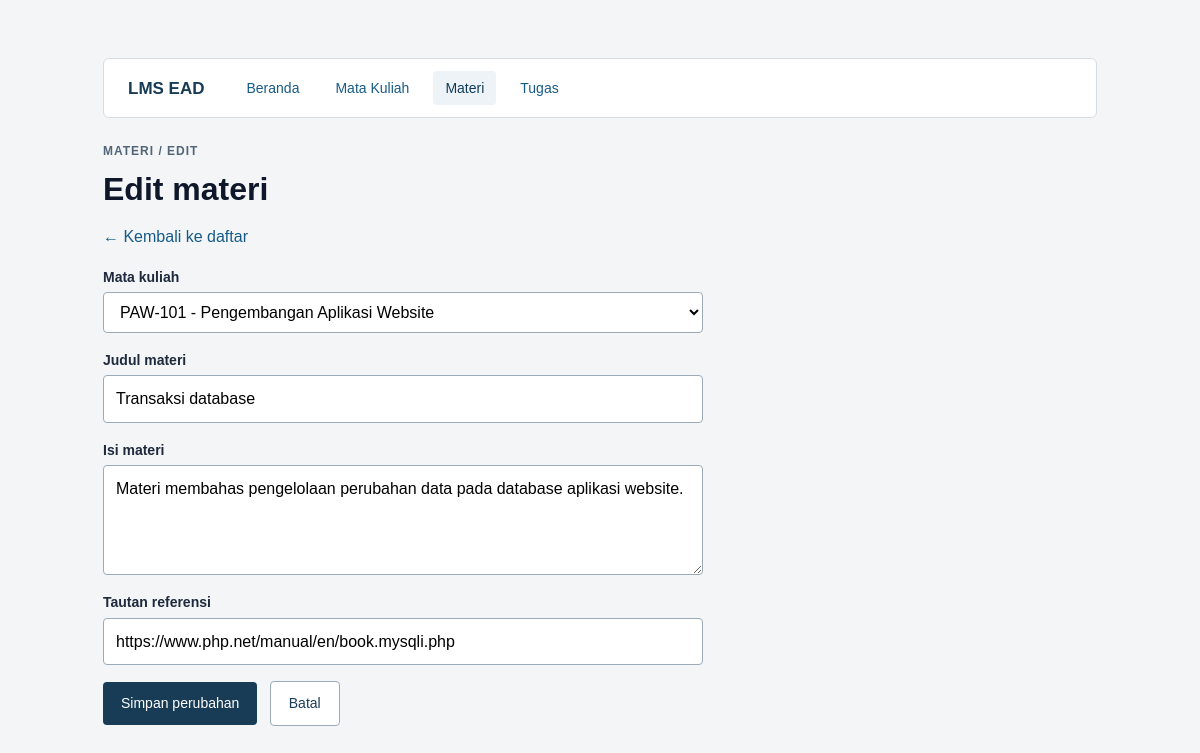
Screenshot of /edit_materi.php?id=2 with the database file from the repository.
### tables this page shows
CREATE TABLE materi (
    id INT UNSIGNED AUTO_INCREMENT PRIMARY KEY,
    mata_kuliah_id INT UNSIGNED NOT NULL,
    judul VARCHAR(150) NOT NULL,
    isi TEXT NOT NULL,
    tautan VARCHAR(255) NOT NULL,
    FOREIGN KEY (mata_kuliah_id)
        REFERENCES mata_kuliah(id) ON DELETE RESTRICT
);

CREATE TABLE mata_kuliah (
    id INT UNSIGNED AUTO_INCREMENT PRIMARY KEY,
    kode VARCHAR(20) NOT NULL UNIQUE,
    nama VARCHAR(100) NOT NULL,
    dosen VARCHAR(100) NOT NULL,
    semester TINYINT UNSIGNED NOT NULL
);

### koneksi.php (called while the page is built, shortened)
<?php
function e($string) {
    return htmlspecialchars((string)$string, ENT_QUOTES, 'UTF-8');
}

### edit_materi.php (the view, shortened to what this page needs)
<?php
require 'koneksi.php';
$id = (int) ($_GET['id'] ?? 0);
$stmt = $conn->prepare("SELECT * FROM materi WHERE id = ?");
$stmt->bind_param('i', $id);
$stmt->execute();
$hasil = $stmt->get_result();
$materi = $hasil->fetch_assoc();
$res_mk = mysqli_query($conn, "SELECT id, kode, nama FROM mata_kuliah ORDER BY kode ASC");
$daftar_mk = [];
while ($row = mysqli_fetch_assoc($res_mk)) {
    $daftar_mk[] = $row;
}
$mk_id = (int)$materi['mata_kuliah_id'];
$judul = $materi['judul'];
$isi = $materi['isi'];
$tautan = $materi['tautan'];
?>
<!DOCTYPE html>
<html lang="id">
<head>
    <link rel="stylesheet" href="style.css">
</head>
<body>
<main>
    <?php require 'navbar.php'; ?>
    <p class="label">MATERI / EDIT</p>
    <h1>Edit materi</h1>
    <p><a href="daftar_materi.php">&larr; Kembali ke daftar</a></p>
    <form method="post">
        <label for="mata_kuliah">Mata kuliah</label>
        <select id="mata_kuliah" name="mata_kuliah_id">
            <?php foreach ($daftar_mk as $mk): ?>
                <option value="<?= (int)$mk['id'] ?>" <?= ($mk_id === (int)$mk['id']) ? 'selected' : '' ?>>
                    <?= e($mk['kode']) ?> - <?= e($mk['nama']) ?>
                </option>
            <?php endforeach; ?>
        </select>
        <label for="judul">Judul materi</label>
        <input type="text" id="judul" name="judul" maxlength="150" value="<?= e($judul) ?>">
        <label for="isi">Isi materi</label>
        <textarea id="isi" name="isi" maxlength="2000"><?= e($isi) ?></textarea>
        <label for="tautan">Tautan referensi</label>
        <input type="text" id="tautan" name="tautan" maxlength="255" value="<?= e($tautan) ?>">
        <button type="submit" name="simpan">Simpan perubahan</button>
        <a href="daftar_materi.php" class="tombol tombol-outline">Batal</a>
    </form>
</main>
</body>
</html>

### style.css (style rules this page uses)
* { box-sizing: border-box; }
body { margin: 0; background: #f3f5f7; color: #1e293b; font: 16px/1.6 Arial, -apple-system, BlinkMacSystemFont, "Segoe UI", Roboto, sans-serif; }
main { max-width: 1050px; margin: 30px auto; padding: 28px; background: transparent; }
h1 { font-size: 32px; line-height: 1.2; margin: 8px 0 12px; color: #0f172a; }
.label { color: #526477; font-size: 12px; letter-spacing: 1px; margin: 0 0 6px 0; font-weight: bold; }
a { color: #165b87; text-decoration: none; }
label { display: block; margin-top: 16px; margin-bottom: 4px; font-weight: bold; font-size: 14px; }
input, select, textarea { display: block; width: 100%; max-width: 600px; padding: 10px 12px; border: 1px solid #9caab7; border-radius: 4px; font: inherit; background: white; box-sizing: border-box; }
textarea { resize: vertical; min-height: 110px; }
button, .tombol { display: inline-block; padding: 10px 18px; margin-top: 16px; margin-right: 8px; background: #183b56; color: white; border: 0; border-radius: 4px; cursor: pointer; font: inherit; font-size: 14px; text-decoration: none; vertical-align: middle; }
.tombol-outline { background: white; color: #183b56; border: 1px solid #9caab7; }

### rows the page displays
materi: mata_kuliah_id "PAW-101 - Pengembangan Aplikasi Website", judul "Transaksi database", isi "Materi membahas pengelolaan perubahan data pada database aplikasi website.", tautan "https://www.php.net/manual/en/book.mysqli.php"
